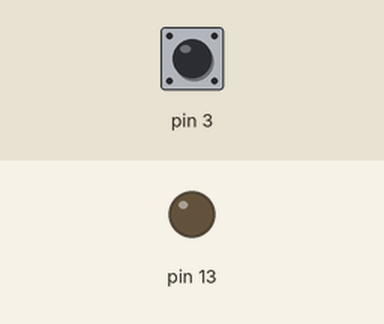
This sketch was run on a simulated Arduino Uno, built with avr-gcc and run on an emulated ATmega328P. Shown: output pins drawn as LEDs (lit = HIGH). The test bench sets the inputs (shaded band); at power-on: pin 3 HIGH.

Above: at 1.2 s.
1.3 s: pin 3 pulled LOW for 0.15 s
At 1.37 s:
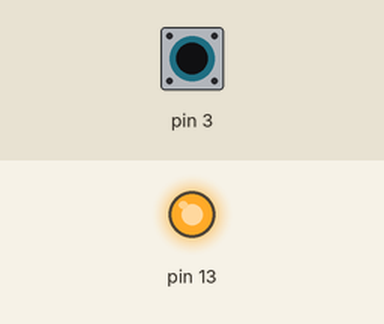
2.9 s: pin 3 pulled LOW for 3.2 s
At 6.9 s:
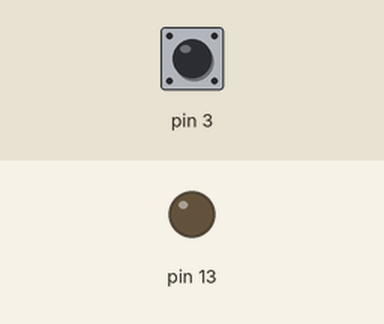
Timing chart, 0 to 8.4 s (numbered marks = the images above; inputs shaded):
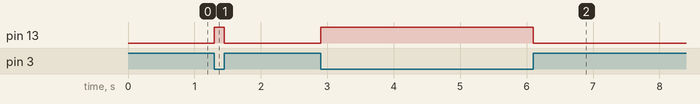

Measured:
- after the input at 1.3 s, pin 13: LOW → HIGH at once, → LOW 0.15 s later
- after the input at 2.9 s, pin 13: LOW → HIGH at once, → LOW 3.2 s later

The sketch:

FM625_Lab07.ino
```cpp
void setup() {
  pinMode(3, INPUT_PULLUP);
  pinMode(13, OUTPUT);
}

void loop() {
  if (!digitalRead(3)) {// 當輸入腳位接收到低電位時 if 條件成立
    digitalWrite(13, HIGH);
  }
  else {// 當輸入腳位接收到高電位 (開關斷路) 時 else 條件成立
    digitalWrite(13, LOW);
  }
}
```
